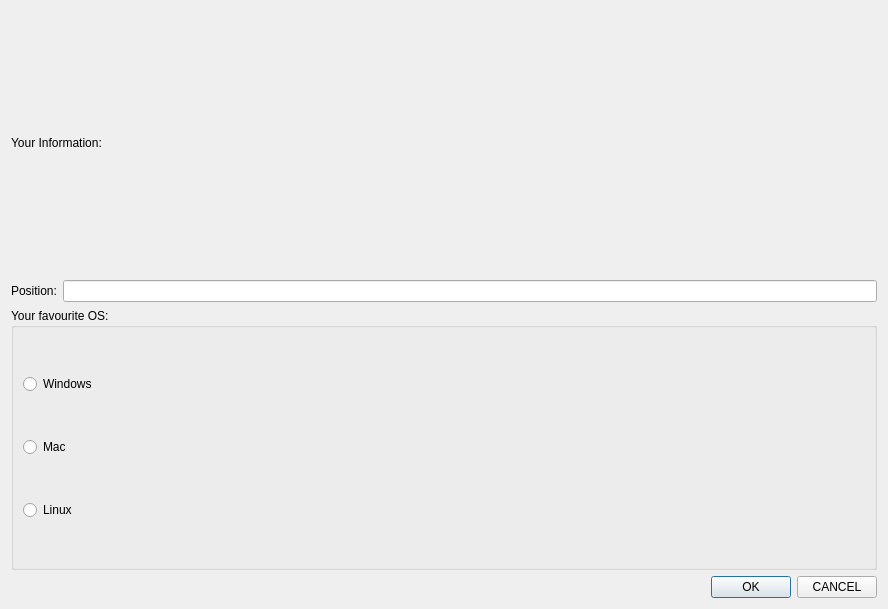
<?xml version="1.0" encoding="UTF-8"?>
<ui version="4.0">
 <class>InfoDialog</class>
 <widget class="QDialog" name="InfoDialog">
  <property name="geometry">
   <rect>
    <x>0</x>
    <y>0</y>
    <width>888</width>
    <height>609</height>
   </rect>
  </property>
  <property name="windowTitle">
   <string>Dialog</string>
  </property>
  <layout class="QVBoxLayout" name="verticalLayout_2">
   <item>
    <widget class="QLabel" name="label">
     <property name="text">
      <string>Your Information:</string>
     </property>
    </widget>
   </item>
   <item>
    <layout class="QHBoxLayout" name="horizontalLayout">
     <item>
      <widget class="QLabel" name="label_2">
       <property name="text">
        <string>Position:</string>
       </property>
      </widget>
     </item>
     <item>
      <widget class="QLineEdit" name="PositionlineEdit"/>
     </item>
    </layout>
   </item>
   <item>
    <widget class="QGroupBox" name="groupBox">
     <property name="title">
      <string>Your favourite OS:</string>
     </property>
     <layout class="QVBoxLayout" name="verticalLayout">
      <item>
       <widget class="QRadioButton" name="WindowsradioButton">
        <property name="text">
         <string>Windows</string>
        </property>
       </widget>
      </item>
      <item>
       <widget class="QRadioButton" name="MacradioButton">
        <property name="text">
         <string>Mac</string>
        </property>
       </widget>
      </item>
      <item>
       <widget class="QRadioButton" name="LinuxradioButton">
        <property name="text">
         <string>Linux</string>
        </property>
       </widget>
      </item>
     </layout>
    </widget>
   </item>
   <item>
    <layout class="QHBoxLayout" name="horizontalLayout_2">
     <item>
      <spacer name="horizontalSpacer">
       <property name="orientation">
        <enum>Qt::Horizontal</enum>
       </property>
       <property name="sizeHint" stdset="0">
        <size>
         <width>40</width>
         <height>20</height>
        </size>
       </property>
      </spacer>
     </item>
     <item>
      <widget class="QPushButton" name="OKpushButton">
       <property name="text">
        <string>OK</string>
       </property>
      </widget>
     </item>
     <item>
      <widget class="QPushButton" name="CANCELpushButton_2">
       <property name="text">
        <string>CANCEL</string>
       </property>
      </widget>
     </item>
    </layout>
   </item>
  </layout>
 </widget>
 <resources/>
 <connections/>
</ui>
